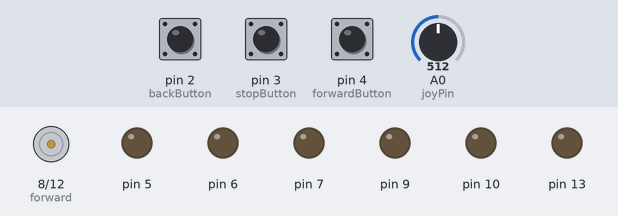
A sketch run on a simulated Arduino Uno, built with avr-gcc and run on an emulated ATmega328P. On the bench: motor-driver pin pairs drawn as motors (green arrow = first pin HIGH = forward, orange = second pin HIGH = backward, longer = more drive, scaled by the enable pin), output pins drawn as LEDs (lit = HIGH). Inputs (shaded band) come from the test bench; at power-on: A0 (joyPin) = 512, pin 2 (backButton) HIGH, pin 4 (forwardButton) HIGH, pin 3 (stopButton) HIGH.

Above: at 1.2 s.
1.3 s: A0 (joyPin) set to 716
2.8 s: pin 2 (backButton) pulled LOW for 0.15 s
At 4.0 s:
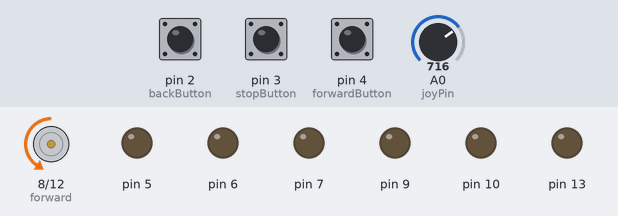
4.4 s: pin 4 (forwardButton) pulled LOW for 0.15 s
At 5.3 s:
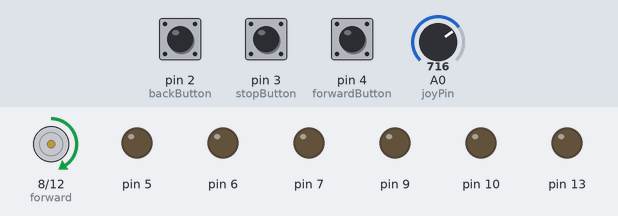
6.0 s: A0 (joyPin) set to 900
At 6.5 s:
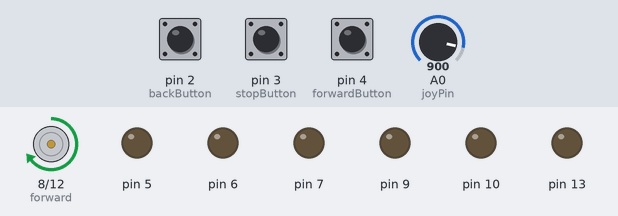
7.5 s: pin 3 (stopButton) pulled LOW for 0.15 s
At 8.7 s:
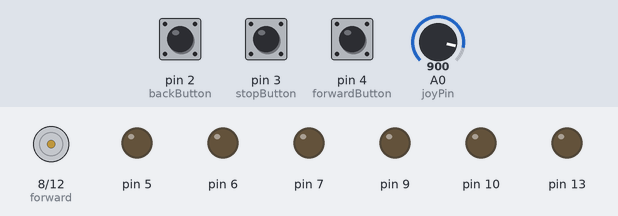
9.1 s: A0 (joyPin) set to 306
Timing chart, 0 to 11.6 s (numbered marks = the images above; inputs shaded):
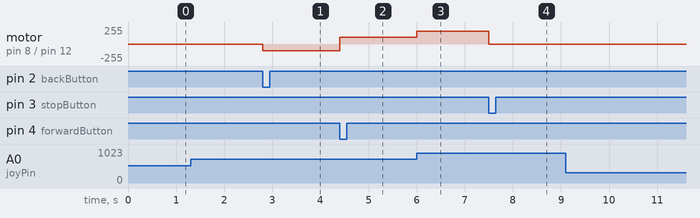

The sketch:

H-bridge.Dual.Direction.Motor.ino
```cpp
int forwardButton = 4;
volatile int speed;
int speedPin = 11;
int joyPin = A0;
int stopButton = 3;
int backButton = 2;
int forward = 8;
int back = 12;
int delayTime = 2000;
volatile int forwardState = LOW;
volatile int stopState = LOW;
volatile int backState = LOW;
//Button states and shi
volatile int buttonStateForward = LOW;
int lastButtonStateForward;
volatile int buttonStateBack = LOW;
int lastButtonStateBack;
volatile int buttonStateStop = LOW;
int lastButtonStateStop;

void setup() {
  // put your setup code here, to run once:
  pinMode(A0, INPUT_PULLUP);
  for (int i=0; i<5; i++){
    pinMode(i, INPUT);
  }
  for (int i=5; i<14; i++){
    pinMode(i, OUTPUT);
  }
}

void loop() {
  // put your main code here, to run repeatedly:
  int speed = analogRead(joyPin);
  int sped = map(speed, 511, 1023, 0, 255);
  analogWrite(speedPin, sped);
  lastButtonStateForward = buttonStateForward;
  lastButtonStateStop = buttonStateStop;
  lastButtonStateBack = buttonStateBack;
  buttonStateForward = digitalRead(forwardButton);
  buttonStateStop = digitalRead(stopButton);
  buttonStateBack = digitalRead(backButton);
  if (lastButtonStateForward == HIGH && buttonStateForward == LOW) {
    if (forwardState == LOW) {
      forwardState= HIGH;
    }
    else {
      forwardState = LOW;
    }
    digitalWrite(forward, forwardState);
    digitalWrite(back, LOW);
  }
  if (lastButtonStateBack == HIGH && buttonStateBack == LOW) {
    if (backState == LOW) {
      backState= HIGH;
    }
    else {
      backState = LOW;
    }
    digitalWrite(forward, LOW);
    digitalWrite(back, backState);
  }
  if (lastButtonStateStop == HIGH && buttonStateStop == LOW) {
    digitalWrite(forward, LOW);
    digitalWrite(back, LOW);
  }

}
```

Measured:
- after the input at 2.8 s, motor on pin 8 (forward) / pin 12 (back): stopped → backward 102/255 at once
- after the input at 4.4 s, motor on pin 8 (forward) / pin 12 (back): backward 102/255 → forward 102/255 at once
- after the input at 6.0 s, motor on pin 8 (forward) / pin 12 (back): forward 102/255 → forward 193/255 at once
- after the input at 7.5 s, motor on pin 8 (forward) / pin 12 (back): forward 193/255 → stopped at once
